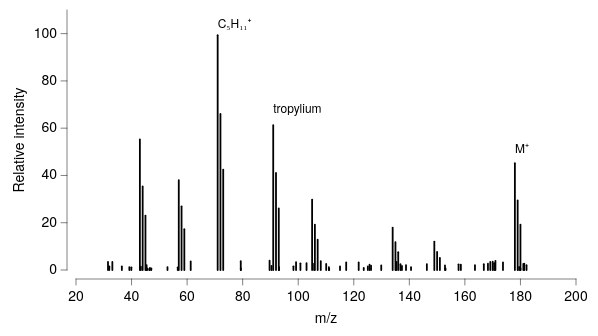

Describe this chart as a Vega-Lite specification.
### Vega-Lite specification from a JSON file in a GitHub repository (floating-point values rounded to 4 significant figures)
{"background": null, "config": {"arc": {"fill": "#DBDBDB", "fillOpacity": 1.0, "innerRadius": 32.5, "padAngle": 0.03, "stroke": "black", "strokeOpacity": 1, "strokeWidth": 0.25}, "area": {"fill": "#DBDBDB", "fillOpacity": 1.0, "stroke": "black", "strokeOpacity": 1, "strokeWidth": 0.25}, "axis": {"domain": true, "domainCap": "round", "domainColor": "black", "domainWidth": 0.25, "grid": false, "gridCap": "round", "gridColor": "#F1F1F1", "gridDash": [0, 0], "gridOpacity": 1.0, "gridWidth": 0.25, "labelColor": "black", "labelFont": "Helvetica Neue", "labelFontSize": 7, "labelFontStyle": "normal", "labelFontWeight": 400, "offset": 4.5, "ticks": true, "tickCap": "round", "tickColor": "black", "tickRound": false, "tickSize": 3, "tickWidth": 0.25, "titleColor": "black", "titleFont": "Helvetica Neue", "titleFontSize": 7, "titleFontStyle": "normal", "titleFontWeight": 400}, "axisX": {"domain": true, "labelAlign": "center", "labelAngle": 0, "labels": true, "ticks": true, "translate": 0}, "axisY": {"domain": true, "labelAlign": "right", "labelAngle": 0, "labels": true, "ticks": true, "translate": 0}, "axisRight": {"domain": true, "labelAlign": "left", "labelAngle": 0, "labels": true, "ticks": true, "translate": 0}, "axisTop": {"domain": true, "labelAlign": "center", "labelAngle": 0, "labels": true, "ticks": true, "translate": 0}, "axisBand": {"tickOffset": 0}, "bar": {"fill": "#DBDBDB", "fillOpacity": 1.0, "stroke": "black", "strokeOpacity": 1, "strokeWidth": 0.25}, "boxplot": {"size": 11.7, "ticks": {"cornerRadius": 0.25, "fill": "black", "opacity": 1, "size": 5.85, "thickness": 0.25}, "box": {"fillOpacity": 1.0, "stroke": "black", "strokeOpacity": 1, "strokeWidth": 0.25}, "median": {"cornerRadius": 0, "fill": "black", "fillOpacity": 1.0, "opacity": 1, "size": 11.7, "thickness": 0.25}, "rule": {"fill": "black", "fillOpacity": 1.0, "size": 13.0, "stroke": "black", "strokeDash": [0, 0], "strokeOpacity": 1, "strokeWidth": 0.25}, "outliers": {"color": "black", "fill": "black", "fillOpacity": 1.0, "size": 0, "stroke": "black", "strokeOpacity": 1, "strokeWidth": 0.25}}, "circle": {"fill": "black", "fillOpacity": 1.0, "size": 0.65, "stroke": null, "strokeOpacity": 1, "strokeWidth": 0.25}, "errorband": {"band": {"fillOpacity": 0.6, "stroke": null, "strokeWidth": 0.25, "strokeOpacity": 1}, "borders": {"opacity": 0, "strokeOpacity": 0.25, "strokeWidth": 1}}, "errorbar": {"opacity": 1, "rule": {"strokeDash": [0, 0], "strokeWidth": 0.25}, "ticks": {"color": "black", "cornerRadius": 0.125, "opacity": 1, "size": 7.8, "thickness": 0.25}, "thickness": 0.25}, "font": "Helvetica Neue", "geoshape": {"fill": "#DBDBDB", "fillOpacity": 1.0, "stroke": "black", "strokeOpacity": 1, "strokeWidth": 0.25}, "header": {"labelColor": "black", "labelFont": "Helvetica Neue", "labelFontSize": 7, "labelFontStyle": "normal", "labelFontWeight": 400, "titleColor": "black", "titleFont": "Helvetica Neue", "titleFontSize": 7, "titleFontStyle": "normal", "titleFontWeight": 400, "titlePadding": 0}, "legend": {"disable": false, "offset": 4.5, "titlePadding": 4, "labelOffset": 2, "gradientLabelOffset": 2, "gradientLength": 65.0, "gradientThickness": 6.5, "gradientOpacity": 1.0, "gradientStrokeColor": "black", "gradientStrokeWidth": 0.25, "labelColor": "black", "labelFont": "Helvetica Neue", "labelFontSize": 7, "labelFontStyle": "normal", "labelFontWeight": 400, "strokeColor": "black", "strokeWidth": 0, "symbolSize": 42, "symbolStrokeColor": "black", "symbolStrokeWidth": 0.25, "titleColor": "black", "titleFont": "Helvetica Neue", "titleFontSize": 7, "titleFontStyle": "normal", "titleFontWeight": 400}, "line": {"color": "black", "stroke": "black", "strokeCap": "round", "strokeDash": [0, 0], "strokeOpacity": 1, "strokeWidth": 0.375}, "point": {"filled": true, "fill": "#DBDBDB", "fillOpacity": 1.0, "size": 6.5, "stroke": "black", "strokeOpacity": 1, "strokeWidth": 0.25}, "range": {"category": ["#C6D9F1", "#F1C9CB", "#FEF0B9", "#CEE37A", "#7AA8E0", "#E589A3", "#FDDD5D", "#68B961", "#4177B1", "#C35082", "#E5C227", "#438156"], "diverging": {"scheme": ["#C35082", "#CE6D94", "#D989A7", "#E2A4BA", "#EABFCE", "#F1DBE2", "#F6F6F6", "#D7E0EB", "#B9CBE0", "#9BB6D5", "#7DA1C9", "#5F8CBD", "#4177B1"]}, "heatmap": {"scheme": ["#32022B", "#43044D", "#4C196E", "#4D338C", "#484DA6", "#3A68BB", "#1D83CA", "#1D9CCB", "#23B5C9", "#28CDC5", "#4DE0B4", "#91EE9F"]}, "ordinal": {"scheme": ["#F1F1F1", "#DBDBDB", "#C6C6C6", "#B2B2B2", "#9D9D9D", "#898989", "#767676", "#636363", "#515151", "#404040", "#2F2F2F", "#1F1F1F"]}, "ramp": {"scheme": ["#32022B", "#43044D", "#4C196E", "#4D338C", "#484DA6", "#3A68BB", "#1D83CA", "#1D9CCB", "#23B5C9", "#28CDC5", "#4DE0B4", "#91EE9F"]}}, "rule": {"color": "black", "stroke": "black", "strokeCap": "round", "strokeDash": [2, 2], "strokeOpacity": 1, "strokeWidth": 0.25}, "scale": {"bandPaddingInner": 0.1, "bandPaddingOuter": 0.1, "round": false}, "rect": {"fill": "#DBDBDB", "fillOpacity": 1.0, "stroke": "black", "strokeOpacity": 1, "strokeWidth": 0.25}, "square": {"fill": "#DBDBDB", "fillOpacity": 1.0, "size": 13.0, "stroke": "black", "strokeOpacity": 1, "strokeWidth": 0.25}, "text": {"color": "black", "font": "Helvetica Neue", "fontSize": 7, "fontStyle": "normal", "fontWeight": 400}, "tick": {"color": "black", "cornerRadius": 0.125, "opacity": 1.0, "size": 11.7, "thickness": 0.25}, "title": {"anchor": "middle", "frame": "group", "color": "black", "font": "Helvetica Neue", "fontSize": 7, "fontStyle": "normal", "fontWeight": 400, "subtitleColor": "black", "subtitleFont": "Helvetica Neue", "subtitleFontSize": "Helvetica Neue", "subtitleFontStyle": "normal", "subtitleFontWeight": 400}, "trail": {"color": "black", "opacity": 1, "size": 0.375}, "view": {"continuousWidth": 250, "continuousHeight": 130, "discreteWidth": 250, "discreteHeight": 130, "fill": null, "stroke": null, "strokeWidth": 0.25}}, "layer": [{"data": {"name": "data-d1e9cbef3d0b0f036dea6edf8213fc8b"}, "mark": {"type": "rule", "strokeDash": [0, 0], "strokeWidth": 0.9}, "encoding": {"x": {"field": "mz", "scale": {"domain": [25, 190]}, "title": "m/z", "type": "quantitative"}, "y": {"field": "intensity", "scale": {"domain": [0, 108]}, "title": "Relative intensity", "type": "quantitative"}}}, {"layer": [{"data": {"values": [{"__dysonsphere__": 1}]}, "mark": {"type": "text", "align": "left", "angle": 0, "baseline": "middle", "dx": 0, "dy": 0, "fontSize": 6, "opacity": 1.0}, "encoding": {"text": {"value": "C₅H₁₁⁺"}, "x": {"datum": 71.0}, "y": {"datum": 104.0}}}, {"data": {"values": [{"__dysonsphere__": 1}]}, "mark": {"type": "text", "align": "left", "angle": 0, "baseline": "middle", "dx": 0, "dy": 0, "fontSize": 6, "opacity": 1.0}, "encoding": {"text": {"value": "tropylium"}, "x": {"datum": 91.0}, "y": {"datum": 68.0}}}, {"data": {"values": [{"__dysonsphere__": 1}]}, "mark": {"type": "text", "align": "left", "angle": 0, "baseline": "middle", "dx": 0, "dy": 0, "fontSize": 6, "opacity": 1.0}, "encoding": {"text": {"value": "M⁺"}, "x": {"datum": 178.0}, "y": {"datum": 51.0}}}]}], "$schema": "https://vega.github.io/schema/vega-lite/v6.4.1.json", "datasets": {"data-d1e9cbef3d0b0f036dea6edf8213fc8b": [{"mz": 43.0, "intensity": 55.21}, {"mz": 44.0, "intensity": 35.38}, {"mz": 45.0, "intensity": 23.05}, {"mz": 57.0, "intensity": 38.05}, {"mz": 58.0, "intensity": 26.94}, {"mz": 59.0, "intensity": 17.29}, {"mz": 71.0, "intensity": 99.35}, {"mz": 72.0, "intensity": 66.01}, {"mz": 73.0, "intensity": 42.49}, {"mz": 91.0, "intensity": 61.31}, {"mz": 92.0, "intensity": 41.09}, {"mz": 93.0, "intensity": 26.03}, {"mz": 105.0, "intensity": 29.8}, {"mz": 106.0, "intensity": 19.19}, {"mz": 107.0, "intensity": 12.79}, {"mz": 134.0, "intensity": 17.96}, {"mz": 135.0, "intensity": 11.83}, {"mz": 136.0, "intensity": 7.513}, {"mz": 149.0, "intensity": 12.03}, {"mz": 150.0, "intensity": 7.661}, {"mz": 151.0, "intensity": 5.155}, {"mz": 178.0, "intensity": 45.17}, {"mz": 179.0, "intensity": 29.44}, {"mz": 180.0, "intensity": 19.17}, {"mz": 79.31, "intensity": 3.735}, {"mz": 103.0, "intensity": 2.928}, {"mz": 46.62, "intensity": 0.8659}, {"mz": 61.3, "intensity": 3.596}, {"mz": 135.4, "intensity": 3.472}, {"mz": 129.9, "intensity": 1.923}, {"mz": 110.1, "intensity": 2.577}, {"mz": 163.6, "intensity": 2.034}, {"mz": 168.3, "intensity": 2.648}, {"mz": 158.6, "intensity": 2.243}, {"mz": 137.3, "intensity": 1.687}, {"mz": 111.0, "intensity": 1.257}, {"mz": 45.61, "intensity": 0.6351}, {"mz": 138.8, "intensity": 2.098}, {"mz": 169.1, "intensity": 3.423}, {"mz": 89.69, "intensity": 3.908}, {"mz": 121.8, "intensity": 3.181}, {"mz": 93.12, "intensity": 1.187}, {"mz": 56.63, "intensity": 1.134}, {"mz": 123.6, "intensity": 0.8942}, {"mz": 33.09, "intensity": 3.415}, {"mz": 45.41, "intensity": 2.077}, {"mz": 105.7, "intensity": 2.671}, {"mz": 108.1, "intensity": 3.781}, {"mz": 146.3, "intensity": 2.511}, {"mz": 125.7, "intensity": 2.273}, {"mz": 179.5, "intensity": 1.293}, {"mz": 136.8, "intensity": 2.443}, {"mz": 36.51, "intensity": 1.537}, {"mz": 173.7, "intensity": 3.246}, {"mz": 31.99, "intensity": 1.538}, {"mz": 31.52, "intensity": 3.396}, {"mz": 47.11, "intensity": 0.7011}, {"mz": 182.2, "intensity": 2.061}, {"mz": 79.35, "intensity": 0.6715}, {"mz": 90.39, "intensity": 1.781}, {"mz": 111.1, "intensity": 0.5237}, {"mz": 52.93, "intensity": 1.235}, {"mz": 98.28, "intensity": 1.558}, {"mz": 125.1, "intensity": 1.499}, {"mz": 171.0, "intensity": 3.867}, {"mz": 39.21, "intensity": 1.232}, {"mz": 117.3, "intensity": 3.197}, {"mz": 39.92, "intensity": 1.147}, {"mz": 100.8, "intensity": 2.84}, {"mz": 170.0, "intensity": 3.534}, {"mz": 153.0, "intensity": 0.6846}, {"mz": 181.4, "intensity": 2.651}, {"mz": 43.35, "intensity": 1.392}, {"mz": 126.2, "intensity": 1.85}, {"mz": 99.22, "intensity": 3.316}, {"mz": 157.7, "intensity": 2.414}, {"mz": 152.8, "intensity": 1.921}, {"mz": 181.0, "intensity": 2.618}, {"mz": 180.0, "intensity": 0.654}, {"mz": 166.8, "intensity": 2.458}, {"mz": 140.6, "intensity": 1.174}, {"mz": 115.0, "intensity": 1.512}, {"mz": 46.35, "intensity": 0.5112}, {"mz": 170.6, "intensity": 2.848}]}}
